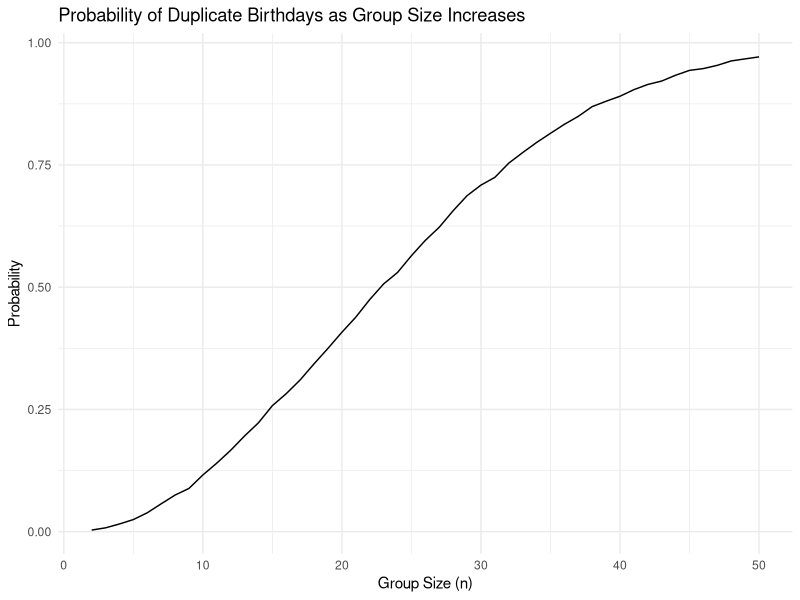

Source code (R): (Note: a time limit stopped this script after it produced the figure.)
## ---- chunk 1
library(tidyverse)
set.seed(123)

knitr::opts_chunk$set(
	echo = TRUE,
	warning = FALSE,
  fig.width = 6,
  fig.asp = .6,
  out.width = "90%"
)

theme_set(theme_minimal() + theme(legend.position = "bottom"))

options(
  ggplot2.continuous.colour = "viridis",
  ggplot2.continuous.fill = "viridis"
)

scale_colour_discrete = scale_colour_viridis_d
scale_fill_discrete = scale_fill_viridis_d
## ---- chunk 2
bday_sim = function(n) {

  bdays = sample(1:365, size = n, replace = TRUE)
  
  duplicate = length(unique(bdays)) < n

  return(duplicate)
}
## ---- chunk 3
sim_res = 
  expand_grid(
    n = 2:50,
    iter = 1:10000
  ) |> 
  mutate(res = map_lgl(n, bday_sim)) |> 
  group_by(n) |> 
  summarize(prob = mean(res))
## ---- chunk 4
sim_res |> 
  ggplot(aes(x = n, y = prob )) + 
  geom_line()+
  labs(
    x= "Group Size (n)",
    y= "Probability",
    title = "Probability of Duplicate Birthdays as Group Size Increases"
  )
## ---- chunk 5
# Set parameters
n<- 30
sigma <- 5
alpha <- 0.05
## ---- chunk 6
# Define t_test function  
t_test = function(mu) {
  
  sample_data = rnorm(n, mean = mu, sd = sigma)
  
  t_stat = t.test(sample_data, mu = 0) |>
    broom::tidy() |>
    select(estimate, p.value)
  
  return(t_stat)
}
## ---- chunk 7
# Simulation for 5000 datasets for each mu(1-6) value and store results
sim_result_df =
  expand_grid(
    mu = 0:6,
    iter = 1:5000 )|>
  mutate(
    estimate_df = map(mu, t_test)
  )|> 
  unnest(estimate_df)
## ---- chunk 8
sim_result_df |>
  group_by(mu) |>
  summarize(
    power = mean(p.value < alpha), .groups = 'drop')|>
  ggplot( aes(x = mu, y = power)) +
    geom_line() +
    geom_point() +
    labs(
      title = "Power of the t-Test ",
      x = "True Value of μ",
      y = "Power (Proportion of Null Rejections)"
    ) +
    theme_minimal()
## ---- chunk 9

## ---- chunk 10
